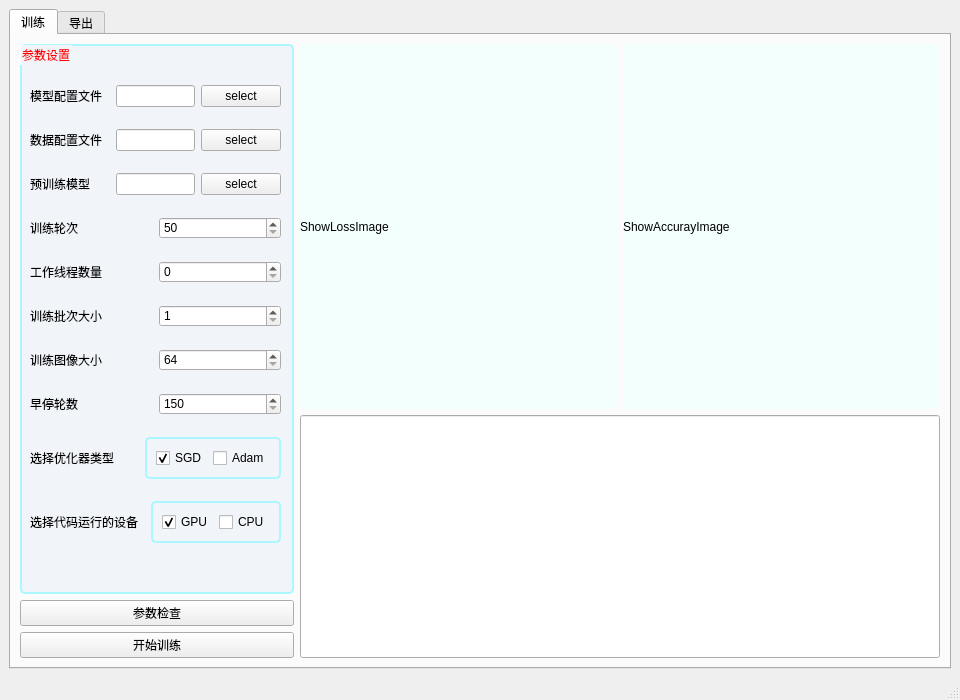
<?xml version="1.0" encoding="UTF-8"?>
<ui version="4.0">
 <class>MainWindow</class>
 <widget class="QMainWindow" name="MainWindow">
  <property name="geometry">
   <rect>
    <x>0</x>
    <y>0</y>
    <width>960</width>
    <height>700</height>
   </rect>
  </property>
  <property name="sizePolicy">
   <sizepolicy hsizetype="Preferred" vsizetype="Preferred">
    <horstretch>0</horstretch>
    <verstretch>0</verstretch>
   </sizepolicy>
  </property>
  <property name="minimumSize">
   <size>
    <width>960</width>
    <height>700</height>
   </size>
  </property>
  <property name="maximumSize">
   <size>
    <width>960</width>
    <height>700</height>
   </size>
  </property>
  <property name="windowTitle">
   <string>MainWindow</string>
  </property>
  <property name="autoFillBackground">
   <bool>false</bool>
  </property>
  <widget class="QWidget" name="centralwidget">
   <layout class="QHBoxLayout" name="horizontalLayout">
    <item>
     <widget class="QTabWidget" name="tabWidget">
      <property name="sizePolicy">
       <sizepolicy hsizetype="Preferred" vsizetype="Preferred">
        <horstretch>0</horstretch>
        <verstretch>0</verstretch>
       </sizepolicy>
      </property>
      <property name="minimumSize">
       <size>
        <width>0</width>
        <height>0</height>
       </size>
      </property>
      <property name="maximumSize">
       <size>
        <width>1677775</width>
        <height>1677775</height>
       </size>
      </property>
      <property name="currentIndex">
       <number>0</number>
      </property>
      <widget class="QWidget" name="tab_train">
       <attribute name="title">
        <string>训练</string>
       </attribute>
       <layout class="QHBoxLayout" name="horizontalLayout_35">
        <item>
         <layout class="QHBoxLayout" name="horizontalLayout_t12" stretch="3,7">
          <item>
           <layout class="QVBoxLayout" name="verticalLayout_t2">
            <item>
             <widget class="QGroupBox" name="groupbox_train_params">
              <property name="styleSheet">
               <string notr="true">QGroupBox {
                        border: 2px solid rgb(171, 247, 255);     
                        border-radius: 5px;          
                        background-color: rgb(241, 244, 248);
                        }
QGroupBox::title {
                        font-weight: bold;     
					color: rgb(255, 0, 0);
                        font-size: 32px;
                        }</string>
              </property>
              <property name="title">
               <string>参数设置</string>
              </property>
              <widget class="QWidget" name="layoutWidget">
               <property name="geometry">
                <rect>
                 <x>10</x>
                 <y>25</y>
                 <width>251</width>
                 <height>491</height>
                </rect>
               </property>
               <layout class="QVBoxLayout" name="verticalLayout_t1">
                <item>
                 <layout class="QHBoxLayout" name="horizontalLayout_t1" stretch="1,1,1">
                  <item>
                   <widget class="QLabel" name="label_model_yaml">
                    <property name="text">
                     <string>模型配置文件</string>
                    </property>
                   </widget>
                  </item>
                  <item>
                   <widget class="QLineEdit" name="line_model_yaml_info"/>
                  </item>
                  <item>
                   <widget class="QPushButton" name="button_model_yaml">
                    <property name="text">
                     <string>select</string>
                    </property>
                   </widget>
                  </item>
                 </layout>
                </item>
                <item>
                 <layout class="QHBoxLayout" name="horizontalLayout_t2" stretch="1,1,1">
                  <item>
                   <widget class="QLabel" name="label_data_yaml">
                    <property name="text">
                     <string>数据配置文件</string>
                    </property>
                   </widget>
                  </item>
                  <item>
                   <widget class="QLineEdit" name="line_data_yaml_info"/>
                  </item>
                  <item>
                   <widget class="QPushButton" name="button_data_yaml">
                    <property name="text">
                     <string>select</string>
                    </property>
                   </widget>
                  </item>
                 </layout>
                </item>
                <item>
                 <layout class="QHBoxLayout" name="horizontalLayout_t3" stretch="1,1,1">
                  <item>
                   <widget class="QLabel" name="label_pretrain_model">
                    <property name="text">
                     <string>预训练模型</string>
                    </property>
                   </widget>
                  </item>
                  <item>
                   <widget class="QLineEdit" name="line_pretrain_model_info"/>
                  </item>
                  <item>
                   <widget class="QPushButton" name="button_pretrain_model">
                    <property name="text">
                     <string>select</string>
                    </property>
                   </widget>
                  </item>
                 </layout>
                </item>
                <item>
                 <layout class="QHBoxLayout" name="horizontalLayout_t4" stretch="1,1">
                  <item>
                   <widget class="QLabel" name="label_train_epoches">
                    <property name="text">
                     <string>训练轮次</string>
                    </property>
                   </widget>
                  </item>
                  <item>
                   <widget class="QSpinBox" name="spinbox_train_epoches">
                    <property name="minimum">
                     <number>50</number>
                    </property>
                    <property name="maximum">
                     <number>100000</number>
                    </property>
                    <property name="singleStep">
                     <number>10</number>
                    </property>
                   </widget>
                  </item>
                 </layout>
                </item>
                <item>
                 <layout class="QHBoxLayout" name="horizontalLayout_t5" stretch="1,1">
                  <item>
                   <widget class="QLabel" name="label_train_workers">
                    <property name="text">
                     <string>工作线程数量</string>
                    </property>
                   </widget>
                  </item>
                  <item>
                   <widget class="QSpinBox" name="spinbox_train_workers">
                    <property name="maximum">
                     <number>10000</number>
                    </property>
                   </widget>
                  </item>
                 </layout>
                </item>
                <item>
                 <layout class="QHBoxLayout" name="horizontalLayout_t6" stretch="1,1">
                  <item>
                   <widget class="QLabel" name="label_train_batch_size">
                    <property name="text">
                     <string>训练批次大小</string>
                    </property>
                   </widget>
                  </item>
                  <item>
                   <widget class="QSpinBox" name="spinbox_batch_size">
                    <property name="minimum">
                     <number>1</number>
                    </property>
                    <property name="maximum">
                     <number>10000</number>
                    </property>
                   </widget>
                  </item>
                 </layout>
                </item>
                <item>
                 <layout class="QHBoxLayout" name="horizontalLayout_t7" stretch="1,1">
                  <item>
                   <widget class="QLabel" name="label_train_imgsz">
                    <property name="text">
                     <string>训练图像大小</string>
                    </property>
                   </widget>
                  </item>
                  <item>
                   <widget class="QSpinBox" name="spinbox_train_imgsz">
                    <property name="minimum">
                     <number>64</number>
                    </property>
                    <property name="maximum">
                     <number>10240</number>
                    </property>
                   </widget>
                  </item>
                 </layout>
                </item>
                <item>
                 <layout class="QHBoxLayout" name="horizontalLayout_t8" stretch="1,1">
                  <item>
                   <widget class="QLabel" name="label_train_earlystop">
                    <property name="text">
                     <string>早停轮数</string>
                    </property>
                   </widget>
                  </item>
                  <item>
                   <widget class="QSpinBox" name="spibox_train_earlystop">
                    <property name="minimum">
                     <number>150</number>
                    </property>
                    <property name="maximum">
                     <number>1000</number>
                    </property>
                   </widget>
                  </item>
                 </layout>
                </item>
                <item>
                 <layout class="QHBoxLayout" name="horizontalLayout_t9" stretch="1,0">
                  <item>
                   <widget class="QLabel" name="label_train_optimier">
                    <property name="text">
                     <string>选择优化器类型</string>
                    </property>
                   </widget>
                  </item>
                  <item>
                   <widget class="QGroupBox" name="OptimierCheckbox">
                    <property name="sizePolicy">
                     <sizepolicy hsizetype="Fixed" vsizetype="Fixed">
                      <horstretch>0</horstretch>
                      <verstretch>0</verstretch>
                     </sizepolicy>
                    </property>
                    <property name="autoFillBackground">
                     <bool>false</bool>
                    </property>
                    <layout class="QHBoxLayout" name="horizontalLayout_12" stretch="1,1">
                     <item>
                      <widget class="QCheckBox" name="checkbox_train_sgd">
                       <property name="text">
                        <string>SGD</string>
                       </property>
                       <property name="checked">
                        <bool>true</bool>
                       </property>
                       <property name="autoExclusive">
                        <bool>true</bool>
                       </property>
                      </widget>
                     </item>
                     <item>
                      <widget class="QCheckBox" name="checkbox_train_adam">
                       <property name="text">
                        <string>Adam</string>
                       </property>
                       <property name="autoExclusive">
                        <bool>true</bool>
                       </property>
                      </widget>
                     </item>
                    </layout>
                   </widget>
                  </item>
                 </layout>
                </item>
                <item>
                 <layout class="QHBoxLayout" name="horizontalLayout_t10">
                  <item>
                   <widget class="QLabel" name="label_device">
                    <property name="text">
                     <string>选择代码运行的设备</string>
                    </property>
                   </widget>
                  </item>
                  <item>
                   <widget class="QGroupBox" name="DeviceCheckBox">
                    <property name="sizePolicy">
                     <sizepolicy hsizetype="Fixed" vsizetype="Fixed">
                      <horstretch>0</horstretch>
                      <verstretch>0</verstretch>
                     </sizepolicy>
                    </property>
                    <layout class="QHBoxLayout" name="horizontalLayout_7">
                     <item>
                      <widget class="QCheckBox" name="checkbox_gpu">
                       <property name="text">
                        <string>GPU</string>
                       </property>
                       <property name="checked">
                        <bool>true</bool>
                       </property>
                       <property name="autoExclusive">
                        <bool>true</bool>
                       </property>
                      </widget>
                     </item>
                     <item>
                      <widget class="QCheckBox" name="checkbox_cpu">
                       <property name="text">
                        <string>CPU</string>
                       </property>
                       <property name="autoExclusive">
                        <bool>true</bool>
                       </property>
                      </widget>
                     </item>
                    </layout>
                   </widget>
                  </item>
                 </layout>
                </item>
               </layout>
              </widget>
             </widget>
            </item>
            <item>
             <widget class="QPushButton" name="button_train_checkparams">
              <property name="text">
               <string>参数检查</string>
              </property>
             </widget>
            </item>
            <item>
             <widget class="QPushButton" name="buttom_train_begin">
              <property name="text">
               <string>开始训练</string>
              </property>
             </widget>
            </item>
           </layout>
          </item>
          <item>
           <layout class="QVBoxLayout" name="verticalLayout_t3" stretch="3,2">
            <item>
             <layout class="QHBoxLayout" name="horizontalLayout_t11" stretch="1,1">
              <item>
               <widget class="QLabel" name="label_train_loss">
                <property name="styleSheet">
                 <string notr="true">QLabel {
                        border-radius: 5px;          
                        background-color: rgb(242, 255, 253);
                        }</string>
                </property>
                <property name="text">
                 <string>ShowLossImage</string>
                </property>
               </widget>
              </item>
              <item>
               <widget class="QLabel" name="label_train_accuracy">
                <property name="styleSheet">
                 <string notr="true">QLabel {
                        border-radius: 5px;          
                        background-color: rgb(242, 255, 253);
                        }</string>
                </property>
                <property name="text">
                 <string>ShowAccurayImage</string>
                </property>
               </widget>
              </item>
             </layout>
            </item>
            <item>
             <widget class="QLineEdit" name="line_train_logs">
              <property name="sizePolicy">
               <sizepolicy hsizetype="Expanding" vsizetype="Preferred">
                <horstretch>0</horstretch>
                <verstretch>0</verstretch>
               </sizepolicy>
              </property>
             </widget>
            </item>
           </layout>
          </item>
         </layout>
        </item>
       </layout>
      </widget>
      <widget class="QWidget" name="tab_export">
       <attribute name="title">
        <string>导出</string>
       </attribute>
       <layout class="QHBoxLayout" name="horizontalLayout_11">
        <item>
         <layout class="QVBoxLayout" name="verticalLayout_e3" stretch="4,1,8">
          <item>
           <widget class="QGroupBox" name="groupbox_export_params">
            <property name="styleSheet">
             <string notr="true">QGroupBox {
                        border: 2px solid rgb(171, 247, 255);     
                        border-radius: 5px;          
                        background-color: rgb(241, 244, 248);
                        }
QGroupBox::title {
                        font-weight: bold;      
					color:rgb(255, 0, 0);
					font-size: 24px;
                        }</string>
            </property>
            <property name="title">
             <string>参数设置</string>
            </property>
            <widget class="QWidget" name="layoutWidget">
             <property name="geometry">
              <rect>
               <x>3</x>
               <y>11</y>
               <width>911</width>
               <height>151</height>
              </rect>
             </property>
             <layout class="QHBoxLayout" name="horizontalLayout_9" stretch="1,1">
              <property name="leftMargin">
               <number>5</number>
              </property>
              <property name="topMargin">
               <number>5</number>
              </property>
              <property name="rightMargin">
               <number>5</number>
              </property>
              <property name="bottomMargin">
               <number>5</number>
              </property>
              <item>
               <layout class="QVBoxLayout" name="verticalLayout_e1" stretch="1,1">
                <item>
                 <layout class="QHBoxLayout" name="horizontalLayout_e1" stretch="1,1,1">
                  <item>
                   <widget class="QLabel" name="label_trained_model">
                    <property name="text">
                     <string>待导出模型文件</string>
                    </property>
                   </widget>
                  </item>
                  <item>
                   <widget class="QLineEdit" name="line_trained_model_info"/>
                  </item>
                  <item>
                   <widget class="QPushButton" name="button_trained_model">
                    <property name="text">
                     <string>select</string>
                    </property>
                   </widget>
                  </item>
                 </layout>
                </item>
                <item>
                 <layout class="QHBoxLayout" name="horizontalLayout_e2" stretch="1,1,1">
                  <item>
                   <widget class="QLabel" name="label_export_model_yaml">
                    <property name="text">
                     <string>模型配置文件</string>
                    </property>
                   </widget>
                  </item>
                  <item>
                   <widget class="QLineEdit" name="line_export_model_yaml_info"/>
                  </item>
                  <item>
                   <widget class="QPushButton" name="button_export_model_yaml">
                    <property name="text">
                     <string>select</string>
                    </property>
                   </widget>
                  </item>
                 </layout>
                </item>
               </layout>
              </item>
              <item>
               <layout class="QVBoxLayout" name="verticalLayout_e2" stretch="1,1">
                <property name="leftMargin">
                 <number>5</number>
                </property>
                <property name="rightMargin">
                 <number>5</number>
                </property>
                <item>
                 <layout class="QHBoxLayout" name="horizontalLayout_e3" stretch="1,1">
                  <item>
                   <widget class="QLabel" name="label_export_onnx_opset">
                    <property name="text">
                     <string>导出onnx级别</string>
                    </property>
                   </widget>
                  </item>
                  <item>
                   <widget class="QComboBox" name="comboBox_export_onnx_opset">
                    <property name="currentText">
                     <string>10</string>
                    </property>
                    <item>
                     <property name="text">
                      <string>10</string>
                     </property>
                    </item>
                    <item>
                     <property name="text">
                      <string>11</string>
                     </property>
                    </item>
                    <item>
                     <property name="text">
                      <string>12</string>
                     </property>
                    </item>
                    <item>
                     <property name="text">
                      <string>13</string>
                     </property>
                    </item>
                    <item>
                     <property name="text">
                      <string>14</string>
                     </property>
                    </item>
                    <item>
                     <property name="text">
                      <string>15</string>
                     </property>
                    </item>
                    <item>
                     <property name="text">
                      <string>16</string>
                     </property>
                    </item>
                    <item>
                     <property name="text">
                      <string>17</string>
                     </property>
                    </item>
                   </widget>
                  </item>
                 </layout>
                </item>
                <item>
                 <layout class="QHBoxLayout" name="horizontalLayout_e4" stretch="1,1">
                  <item>
                   <widget class="QLabel" name="label_export_onnx_inputsize">
                    <property name="text">
                     <string>导出输入大小</string>
                    </property>
                   </widget>
                  </item>
                  <item>
                   <widget class="QSpinBox" name="spinbox_export_onnx_inputsize">
                    <property name="maximum">
                     <number>10240</number>
                    </property>
                    <property name="value">
                     <number>640</number>
                    </property>
                   </widget>
                  </item>
                 </layout>
                </item>
               </layout>
              </item>
             </layout>
            </widget>
           </widget>
          </item>
          <item>
           <layout class="QHBoxLayout" name="horizontalLayout_e5">
            <item>
             <widget class="QPushButton" name="button_export_checkparams">
              <property name="text">
               <string>参数检查</string>
              </property>
             </widget>
            </item>
            <item>
             <widget class="QPushButton" name="button_export_begin">
              <property name="text">
               <string>开始导出</string>
              </property>
             </widget>
            </item>
           </layout>
          </item>
          <item>
           <widget class="QLineEdit" name="line_export_logs">
            <property name="sizePolicy">
             <sizepolicy hsizetype="Preferred" vsizetype="Preferred">
              <horstretch>0</horstretch>
              <verstretch>0</verstretch>
             </sizepolicy>
            </property>
           </widget>
          </item>
         </layout>
        </item>
       </layout>
      </widget>
     </widget>
    </item>
   </layout>
  </widget>
  <widget class="QMenuBar" name="menubar">
   <property name="geometry">
    <rect>
     <x>0</x>
     <y>0</y>
     <width>960</width>
     <height>22</height>
    </rect>
   </property>
  </widget>
  <widget class="QStatusBar" name="statusbar"/>
  <action name="actionTrain">
   <property name="text">
    <string>训练</string>
   </property>
  </action>
  <action name="actionExport">
   <property name="text">
    <string>导出</string>
   </property>
  </action>
  <action name="actionInference">
   <property name="text">
    <string>推理</string>
   </property>
  </action>
 </widget>
 <tabstops>
  <tabstop>button_model_yaml</tabstop>
 </tabstops>
 <resources/>
 <connections/>
</ui>
